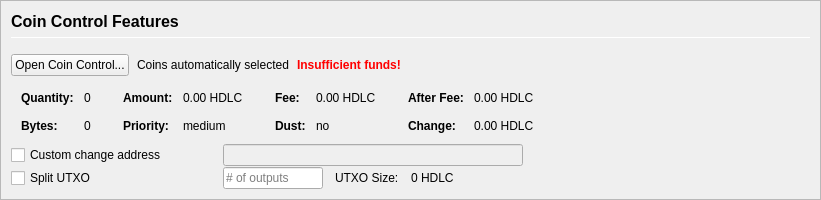
         <widget class="QFrame" name="frameCoinControl">
          <property name="sizePolicy">
           <sizepolicy hsizetype="Expanding" vsizetype="Expanding">
            <horstretch>0</horstretch>
            <verstretch>0</verstretch>
           </sizepolicy>
          </property>
          <property name="maximumSize">
           <size>
            <width>16777215</width>
            <height>16777215</height>
           </size>
          </property>
          <property name="frameShape">
           <enum>QFrame::StyledPanel</enum>
          </property>
          <property name="frameShadow">
           <enum>QFrame::Sunken</enum>
          </property>
          <layout class="QVBoxLayout" name="verticalLayoutCoinControl2">
           <property name="spacing">
            <number>0</number>
           </property>
           <property name="leftMargin">
            <number>0</number>
           </property>
           <property name="topMargin">
            <number>0</number>
           </property>
           <property name="rightMargin">
            <number>0</number>
           </property>
           <property name="bottomMargin">
            <number>0</number>
           </property>
           <item>
            <widget class="QFrame" name="frameCoinControl_BG">
             <layout class="QVBoxLayout" name="verticalLayoutCoinControl" stretch="0,0,0,0,0,0">
              <property name="spacing">
               <number>1</number>
              </property>
              <property name="leftMargin">
               <number>10</number>
              </property>
              <property name="topMargin">
               <number>10</number>
              </property>
              <item>
               <layout class="QHBoxLayout" name="horizontalLayoutCoinControl1">
                <property name="bottomMargin">
                 <number>15</number>
                </property>
                <item>
                 <layout class="QVBoxLayout" name="verticalLayout_3">
                  <property name="spacing">
                   <number>6</number>
                  </property>
                  <item>
                   <widget class="QLabel" name="labelCoinControlFeatures">
                    <property name="sizePolicy">
                     <sizepolicy hsizetype="Preferred" vsizetype="Maximum">
                      <horstretch>0</horstretch>
                      <verstretch>0</verstretch>
                     </sizepolicy>
                    </property>
                    <property name="minimumSize">
                     <size>
                      <width>0</width>
                      <height>20</height>
                     </size>
                    </property>
                    <property name="font">
                     <font>
                      <pointsize>12</pointsize>
                      <weight>75</weight>
                      <bold>true</bold>
                     </font>
                    </property>
                    <property name="styleSheet">
                     <string notr="true">font-weight:bold;</string>
                    </property>
                    <property name="text">
                     <string>Coin Control Features</string>
                    </property>
                   </widget>
                  </item>
                  <item>
                   <widget class="Line" name="line">
                    <property name="minimumSize">
                     <size>
                      <width>0</width>
                      <height>1</height>
                     </size>
                    </property>
                    <property name="maximumSize">
                     <size>
                      <width>16777215</width>
                      <height>1</height>
                     </size>
                    </property>
                    <property name="orientation">
                     <enum>Qt::Horizontal</enum>
                    </property>
                   </widget>
                  </item>
                 </layout>
                </item>
               </layout>
              </item>
              <item>
               <layout class="QHBoxLayout" name="horizontalLayoutCoinControl2" stretch="0,0,0,0">
                <property name="spacing">
                 <number>8</number>
                </property>
                <property name="bottomMargin">
                 <number>10</number>
                </property>
                <item>
                 <widget class="QPushButton" name="pushButtonCoinControl">
                  <property name="styleSheet">
                   <string notr="true"/>
                  </property>
                  <property name="text">
                   <string>Open Coin Control...</string>
                  </property>
                  <property name="autoDefault">
                   <bool>false</bool>
                  </property>
                 </widget>
                </item>
                <item>
                 <widget class="QLabel" name="labelCoinControlAutomaticallySelected">
                  <property name="text">
                   <string>Coins automatically selected</string>
                  </property>
                  <property name="margin">
                   <number>5</number>
                  </property>
                 </widget>
                </item>
                <item>
                 <widget class="QLabel" name="labelCoinControlInsuffFunds">
                  <property name="font">
                   <font>
                    <weight>75</weight>
                    <bold>true</bold>
                   </font>
                  </property>
                  <property name="styleSheet">
                   <string notr="true">color:red;font-weight:bold;</string>
                  </property>
                  <property name="text">
                   <string>Insufficient funds!</string>
                  </property>
                  <property name="margin">
                   <number>5</number>
                  </property>
                 </widget>
                </item>
                <item>
                 <spacer name="horizontalSpacerCoinControl">
                  <property name="orientation">
                   <enum>Qt::Horizontal</enum>
                  </property>
                  <property name="sizeHint" stdset="0">
                   <size>
                    <width>40</width>
                    <height>1</height>
                   </size>
                  </property>
                 </spacer>
                </item>
               </layout>
              </item>
              <item>
               <widget class="QWidget" name="widgetCoinControl" native="true">
                <property name="sizePolicy">
                 <sizepolicy hsizetype="Preferred" vsizetype="Preferred">
                  <horstretch>0</horstretch>
                  <verstretch>0</verstretch>
                 </sizepolicy>
                </property>
                <property name="minimumSize">
                 <size>
                  <width>0</width>
                  <height>0</height>
                 </size>
                </property>
                <property name="styleSheet">
                 <string notr="true"/>
                </property>
                <layout class="QHBoxLayout" name="horizontalLayoutCoinControl5">
                 <property name="leftMargin">
                  <number>0</number>
                 </property>
                 <property name="topMargin">
                  <number>0</number>
                 </property>
                 <property name="rightMargin">
                  <number>0</number>
                 </property>
                 <property name="bottomMargin">
                  <number>0</number>
                 </property>
                 <item>
                  <layout class="QHBoxLayout" name="horizontalLayoutCoinControl3" stretch="0,0,0,1">
                   <property name="spacing">
                    <number>20</number>
                   </property>
                   <property name="topMargin">
                    <number>0</number>
                   </property>
                   <property name="bottomMargin">
                    <number>10</number>
                   </property>
                   <item>
                    <layout class="QFormLayout" name="formLayoutCoinControl1">
                     <property name="horizontalSpacing">
                      <number>10</number>
                     </property>
                     <property name="verticalSpacing">
                      <number>14</number>
                     </property>
                     <property name="leftMargin">
                      <number>10</number>
                     </property>
                     <property name="topMargin">
                      <number>4</number>
                     </property>
                     <property name="rightMargin">
                      <number>6</number>
                     </property>
                     <item row="0" column="0">
                      <widget class="QLabel" name="labelCoinControlQuantityText">
                       <property name="font">
                        <font>
                         <weight>75</weight>
                         <bold>true</bold>
                        </font>
                       </property>
                       <property name="text">
                        <string>Quantity:</string>
                       </property>
                       <property name="margin">
                        <number>0</number>
                       </property>
                      </widget>
                     </item>
                     <item row="0" column="1">
                      <widget class="QLabel" name="labelCoinControlQuantity">
                       <property name="cursor">
                        <cursorShape>IBeamCursor</cursorShape>
                       </property>
                       <property name="contextMenuPolicy">
                        <enum>Qt::ActionsContextMenu</enum>
                       </property>
                       <property name="text">
                        <string notr="true">0</string>
                       </property>
                       <property name="margin">
                        <number>0</number>
                       </property>
                       <property name="textInteractionFlags">
                        <set>Qt::LinksAccessibleByMouse|Qt::TextSelectableByKeyboard|Qt::TextSelectableByMouse</set>
                       </property>
                      </widget>
                     </item>
                     <item row="1" column="0">
                      <widget class="QLabel" name="labelCoinControlBytesText">
                       <property name="font">
                        <font>
                         <weight>75</weight>
                         <bold>true</bold>
                        </font>
                       </property>
                       <property name="text">
                        <string>Bytes:</string>
                       </property>
                      </widget>
                     </item>
                     <item row="1" column="1">
                      <widget class="QLabel" name="labelCoinControlBytes">
                       <property name="cursor">
                        <cursorShape>IBeamCursor</cursorShape>
                       </property>
                       <property name="contextMenuPolicy">
                        <enum>Qt::ActionsContextMenu</enum>
                       </property>
                       <property name="text">
                        <string notr="true">0</string>
                       </property>
                       <property name="textInteractionFlags">
                        <set>Qt::LinksAccessibleByMouse|Qt::TextSelectableByKeyboard|Qt::TextSelectableByMouse</set>
                       </property>
                      </widget>
                     </item>
                    </layout>
                   </item>
                   <item>
                    <layout class="QFormLayout" name="formLayoutCoinControl2">
                     <property name="horizontalSpacing">
                      <number>10</number>
                     </property>
                     <property name="verticalSpacing">
                      <number>14</number>
                     </property>
                     <property name="leftMargin">
                      <number>6</number>
                     </property>
                     <property name="topMargin">
                      <number>4</number>
                     </property>
                     <property name="rightMargin">
                      <number>6</number>
                     </property>
                     <item row="0" column="0">
                      <widget class="QLabel" name="labelCoinControlAmountText">
                       <property name="font">
                        <font>
                         <weight>75</weight>
                         <bold>true</bold>
                        </font>
                       </property>
                       <property name="text">
                        <string>Amount:</string>
                       </property>
                       <property name="margin">
                        <number>0</number>
                       </property>
                      </widget>
                     </item>
                     <item row="0" column="1">
                      <widget class="QLabel" name="labelCoinControlAmount">
                       <property name="cursor">
                        <cursorShape>IBeamCursor</cursorShape>
                       </property>
                       <property name="contextMenuPolicy">
                        <enum>Qt::ActionsContextMenu</enum>
                       </property>
                       <property name="text">
                        <string notr="true">0.00 HDLC</string>
                       </property>
                       <property name="textInteractionFlags">
                        <set>Qt::LinksAccessibleByMouse|Qt::TextSelectableByKeyboard|Qt::TextSelectableByMouse</set>
                       </property>
                      </widget>
                     </item>
                     <item row="1" column="0">
                      <widget class="QLabel" name="labelCoinControlPriorityText">
                       <property name="font">
                        <font>
                         <weight>75</weight>
                         <bold>true</bold>
                        </font>
                       </property>
                       <property name="text">
                        <string>Priority:</string>
                       </property>
                      </widget>
                     </item>
                     <item row="1" column="1">
                      <widget class="QLabel" name="labelCoinControlPriority">
                       <property name="cursor">
                        <cursorShape>IBeamCursor</cursorShape>
                       </property>
                       <property name="contextMenuPolicy">
                        <enum>Qt::ActionsContextMenu</enum>
                       </property>
                       <property name="text">
                        <string>medium</string>
                       </property>
                       <property name="textInteractionFlags">
                        <set>Qt::LinksAccessibleByMouse|Qt::TextSelectableByKeyboard|Qt::TextSelectableByMouse</set>
                       </property>
                      </widget>
                     </item>
                    </layout>
                   </item>
                   <item>
                    <layout class="QFormLayout" name="formLayoutCoinControl3">
                     <property name="horizontalSpacing">
                      <number>10</number>
                     </property>
                     <property name="verticalSpacing">
                      <number>14</number>
                     </property>
                     <property name="leftMargin">
                      <number>6</number>
                     </property>
                     <property name="topMargin">
                      <number>4</number>
                     </property>
                     <property name="rightMargin">
                      <number>6</number>
                     </property>
                     <item row="0" column="0">
                      <widget class="QLabel" name="labelCoinControlFeeText">
                       <property name="font">
                        <font>
                         <weight>75</weight>
                         <bold>true</bold>
                        </font>
                       </property>
                       <property name="text">
                        <string>Fee:</string>
                       </property>
                       <property name="margin">
                        <number>0</number>
                       </property>
                      </widget>
                     </item>
                     <item row="0" column="1">
                      <widget class="QLabel" name="labelCoinControlFee">
                       <property name="cursor">
                        <cursorShape>IBeamCursor</cursorShape>
                       </property>
                       <property name="contextMenuPolicy">
                        <enum>Qt::ActionsContextMenu</enum>
                       </property>
                       <property name="text">
                        <string notr="true">0.00 HDLC</string>
                       </property>
                       <property name="textInteractionFlags">
                        <set>Qt::LinksAccessibleByMouse|Qt::TextSelectableByKeyboard|Qt::TextSelectableByMouse</set>
                       </property>
                      </widget>
                     </item>
                     <item row="1" column="0">
                      <widget class="QLabel" name="labelCoinControlLowOutputText">
                       <property name="font">
                        <font>
                         <weight>75</weight>
                         <bold>true</bold>
                        </font>
                       </property>
                       <property name="text">
                        <string>Dust:</string>
                       </property>
                      </widget>
                     </item>
                     <item row="1" column="1">
                      <widget class="QLabel" name="labelCoinControlLowOutput">
                       <property name="cursor">
                        <cursorShape>IBeamCursor</cursorShape>
                       </property>
                       <property name="contextMenuPolicy">
                        <enum>Qt::ActionsContextMenu</enum>
                       </property>
                       <property name="text">
                        <string>no</string>
                       </property>
                       <property name="textInteractionFlags">
                        <set>Qt::LinksAccessibleByMouse|Qt::TextSelectableByKeyboard|Qt::TextSelectableByMouse</set>
                       </property>
                      </widget>
                     </item>
                    </layout>
                   </item>
                   <item>
                    <layout class="QFormLayout" name="formLayoutCoinControl4">
                     <property name="horizontalSpacing">
                      <number>10</number>
                     </property>
                     <property name="verticalSpacing">
                      <number>14</number>
                     </property>
                     <property name="leftMargin">
                      <number>6</number>
                     </property>
                     <property name="topMargin">
                      <number>4</number>
                     </property>
                     <property name="rightMargin">
                      <number>6</number>
                     </property>
                     <item row="0" column="0">
                      <widget class="QLabel" name="labelCoinControlAfterFeeText">
                       <property name="font">
                        <font>
                         <weight>75</weight>
                         <bold>true</bold>
                        </font>
                       </property>
                       <property name="text">
                        <string>After Fee:</string>
                       </property>
                       <property name="margin">
                        <number>0</number>
                       </property>
                      </widget>
                     </item>
                     <item row="0" column="1">
                      <widget class="QLabel" name="labelCoinControlAfterFee">
                       <property name="cursor">
                        <cursorShape>IBeamCursor</cursorShape>
                       </property>
                       <property name="contextMenuPolicy">
                        <enum>Qt::ActionsContextMenu</enum>
                       </property>
                       <property name="text">
                        <string notr="true">0.00 HDLC</string>
                       </property>
                       <property name="textInteractionFlags">
                        <set>Qt::LinksAccessibleByMouse|Qt::TextSelectableByKeyboard|Qt::TextSelectableByMouse</set>
                       </property>
                      </widget>
                     </item>
                     <item row="1" column="0">
                      <widget class="QLabel" name="labelCoinControlChangeText">
                       <property name="font">
                        <font>
                         <weight>75</weight>
                         <bold>true</bold>
                        </font>
                       </property>
                       <property name="text">
                        <string>Change:</string>
                       </property>
                      </widget>
                     </item>
                     <item row="1" column="1">
                      <widget class="QLabel" name="labelCoinControlChange">
                       <property name="cursor">
                        <cursorShape>IBeamCursor</cursorShape>
                       </property>
                       <property name="contextMenuPolicy">
                        <enum>Qt::ActionsContextMenu</enum>
                       </property>
                       <property name="text">
                        <string notr="true">0.00 HDLC</string>
                       </property>
                       <property name="textInteractionFlags">
                        <set>Qt::LinksAccessibleByMouse|Qt::TextSelectableByKeyboard|Qt::TextSelectableByMouse</set>
                       </property>
                      </widget>
                     </item>
                    </layout>
                   </item>
                  </layout>
                 </item>
                </layout>
               </widget>
              </item>
              <item>
               <layout class="QHBoxLayout" name="horizontalLayoutCoinControl4">
                <property name="spacing">
                 <number>12</number>
                </property>
                <property name="sizeConstraint">
                 <enum>QLayout::SetDefaultConstraint</enum>
                </property>
                <property name="topMargin">
                 <number>0</number>
                </property>
                <property name="rightMargin">
                 <number>0</number>
                </property>
                <item>
                 <widget class="QCheckBox" name="checkBoxCoinControlChange">
                  <property name="sizePolicy">
                   <sizepolicy hsizetype="Preferred" vsizetype="Preferred">
                    <horstretch>0</horstretch>
                    <verstretch>0</verstretch>
                   </sizepolicy>
                  </property>
                  <property name="minimumSize">
                   <size>
                    <width>200</width>
                    <height>0</height>
                   </size>
                  </property>
                  <property name="maximumSize">
                   <size>
                    <width>200</width>
                    <height>16777215</height>
                   </size>
                  </property>
                  <property name="toolTip">
                   <string>If this is activated, but the change address is empty or invalid, change will be sent to a newly generated address.</string>
                  </property>
                  <property name="text">
                   <string>Custom change address</string>
                  </property>
                 </widget>
                </item>
                <item>
                 <widget class="QValidatedLineEdit" name="lineEditCoinControlChange">
                  <property name="enabled">
                   <bool>false</bool>
                  </property>
                  <property name="sizePolicy">
                   <sizepolicy hsizetype="Preferred" vsizetype="Preferred">
                    <horstretch>0</horstretch>
                    <verstretch>0</verstretch>
                   </sizepolicy>
                  </property>
                  <property name="minimumSize">
                   <size>
                    <width>300</width>
                    <height>0</height>
                   </size>
                  </property>
                 </widget>
                </item>
                <item>
                 <widget class="QLabel" name="labelCoinControlChangeLabel">
                  <property name="sizePolicy">
                   <sizepolicy hsizetype="Preferred" vsizetype="Preferred">
                    <horstretch>0</horstretch>
                    <verstretch>0</verstretch>
                   </sizepolicy>
                  </property>
                  <property name="minimumSize">
                   <size>
                    <width>100</width>
                    <height>0</height>
                   </size>
                  </property>
                  <property name="text">
                   <string/>
                  </property>
                  <property name="margin">
                   <number>3</number>
                  </property>
                 </widget>
                </item>
               </layout>
              </item>
              <item>
               <layout class="QHBoxLayout" name="horizontalLayoutCoinControl6">
                <property name="spacing">
                 <number>12</number>
                </property>
                <property name="rightMargin">
                 <number>0</number>
                </property>
                <item>
                 <widget class="QCheckBox" name="splitBlockCheckBox">
                  <property name="sizePolicy">
                   <sizepolicy hsizetype="Preferred" vsizetype="Preferred">
                    <horstretch>0</horstretch>
                    <verstretch>0</verstretch>
                   </sizepolicy>
                  </property>
                  <property name="minimumSize">
                   <size>
                    <width>200</width>
                    <height>0</height>
                   </size>
                  </property>
                  <property name="maximumSize">
                   <size>
                    <width>200</width>
                    <height>16777215</height>
                   </size>
                  </property>
                  <property name="text">
                   <string>Split UTXO</string>
                  </property>
                 </widget>
                </item>
                <item>
                 <widget class="QLineEdit" name="splitBlockLineEdit">
                  <property name="sizePolicy">
                   <sizepolicy hsizetype="Preferred" vsizetype="Preferred">
                    <horstretch>50</horstretch>
                    <verstretch>0</verstretch>
                   </sizepolicy>
                  </property>
                  <property name="minimumSize">
                   <size>
                    <width>100</width>
                    <height>0</height>
                   </size>
                  </property>
                  <property name="maximumSize">
                   <size>
                    <width>100</width>
                    <height>16777215</height>
                   </size>
                  </property>
                  <property name="placeholderText">
                   <string># of outputs</string>
                  </property>
                 </widget>
                </item>
                <item>
                 <widget class="QLabel" name="labelBlockSizeText">
                  <property name="text">
                   <string>UTXO Size:</string>
                  </property>
                 </widget>
                </item>
                <item>
                 <widget class="QLabel" name="labelBlockSize">
                  <property name="text">
                   <string>0 HDLC</string>
                  </property>
                 </widget>
                </item>
                <item>
                 <spacer name="horizontalSpacer_7">
                  <property name="orientation">
                   <enum>Qt::Horizontal</enum>
                  </property>
                  <property name="sizeHint" stdset="0">
                   <size>
                    <width>40</width>
                    <height>20</height>
                   </size>
                  </property>
                 </spacer>
                </item>
               </layout>
              </item>
              <item>
               <spacer name="verticalSpacerCoinControl">
                <property name="orientation">
                 <enum>Qt::Vertical</enum>
                </property>
                <property name="sizeHint" stdset="0">
                 <size>
                  <width>800</width>
                  <height>1</height>
                 </size>
                </property>
               </spacer>
              </item>
             </layout>
            </widget>
           </item>
          </layout>
         </widget>
